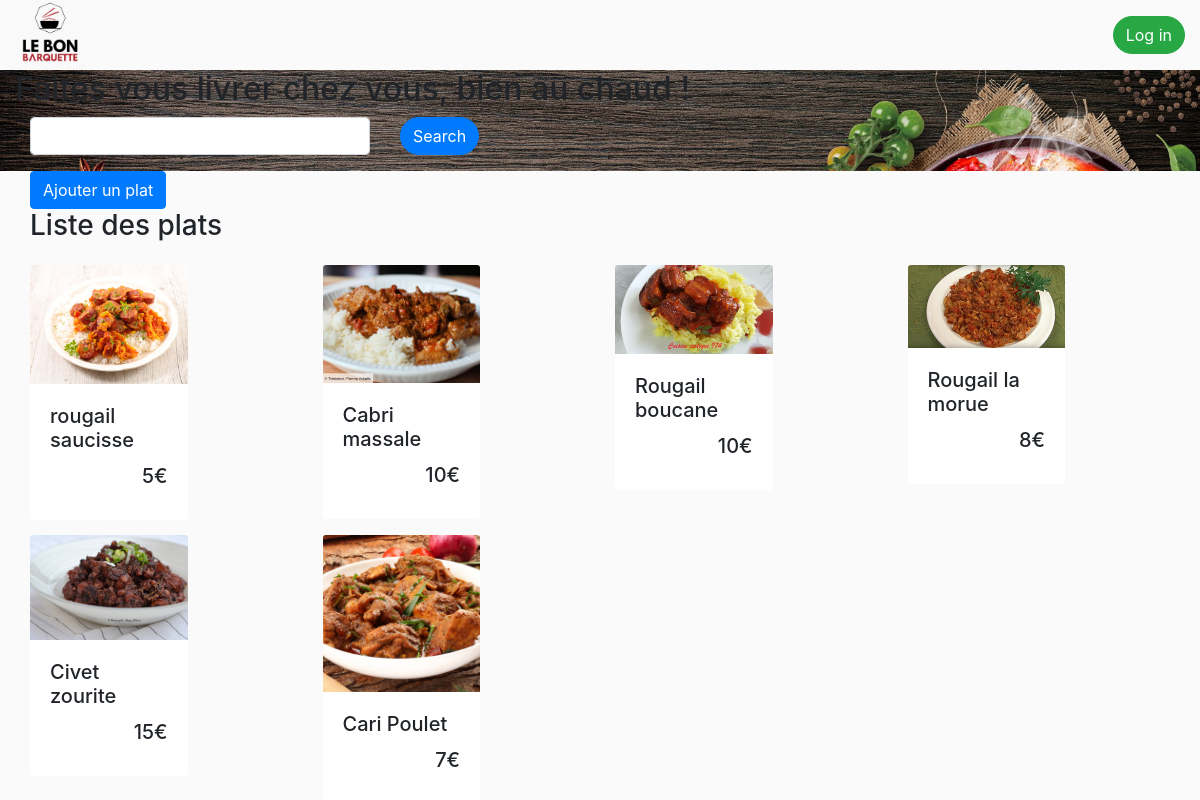
The page / on the database its author committed.
### tables this page shows
CREATE TABLE IF NOT EXISTS `plats` (
  `id` int(11) NOT NULL AUTO_INCREMENT,
  `nom` varchar(20) NOT NULL,
  `prix` varchar(10) NOT NULL,
  `description` varchar(250) NOT NULL,
  `image` varchar(250) DEFAULT NULL,
  PRIMARY KEY (`id`)
);

### Plat.php (called while the page is built, shortened)
<?php
class Plat
{
    private $nom;
    private $prix;
    private $image;
    public function getNom()
    {
        return $this->nom;
    }
    public function getPrix()
    {
        return $this->prix;
    }
    public function getImage()
    {
        return $this->image;
    }
}
?>

### index.php (the view, shortened to what this page needs)
<?php
include_once("connexion_bd.php");
include_once('Plat.php');
$requete = $db->query("SELECT * FROM plats");
$listePlats = $requete->fetchAll(PDO::FETCH_CLASS,"Plat");
?>
<!doctype html>
<html lang="en">
  <head>
    <link rel="stylesheet" href="https://cdn.jsdelivr.net/npm/bootstrap@4.5.3/dist/css/bootstrap.min.css">
    <link rel="stylesheet" type="text/css" href="css/index.css">
  </head>
  <body>
    <div class="container-fluid">
        <div class="row justify-content-between">
            <img id="logo" src="img/Logo_Le_Bon_Barquette.png" class="col-auto mr-auto">
            <div class="col-auto align-self-center">
                <button type="button" class="btn btn-success" style="border-radius: 40px;">Log in</button>
            </div>
        </div>
    </div>
    <div class="container-fluid header">
        <h2>Faites vous livrer chez vous, bien au chaud !</h2>
        <form class="row container">
            <div class="form-group col-4">
                <input type="text" class="form-control" id="inputNomPlat" name="inputNomPlat" required>
            </div>
            <div class="col-1">
                <button type="submit" class="btn btn-primary" style="border-radius: 40px;">Search</button>
            </div>
        </form>
    </div>
    <div class="container-fluid">
        <div class="container-fluid">
            <a class="btn btn-primary" href="ajouter_plat.php" role="button">Ajouter un plat</a>
        </div>
        <div class="container-fluid row justify-content-between">
            <div class="col">
                <h3>Liste des plats</h3>
            </div>
        </div>
        <div class="container-fluid ">
            <div class="plats-container row " id="plats-container">
                <?php
                foreach($listePlats as $plat)
                {
                    echo '
                    <div class="col-sm-4 col-md-3">
                        <div class="card carte-plat card-block border-0">
                            <img src="images_plats/'.$plat->getImage().'" class="card-img-top">
                            <div class="card-body">
                                <h5 class="card-title">'.$plat->getNom().'</h5>
                                <h5 class="card-title text-right">'.$plat->getPrix().'</h5>
                                <a href="page_plat.php?plat='.$plat->getId().'" class="stretched-link"></a>
                            </div>
                        </div>
                    </div>';
                }
                ?>
            </div>
        </div>
    </div>
  </body>
</html>

### css/index.css (style rules this page uses)
html { scroll-behavior: smooth; }
body { background-color: #fafafa; }
.header { background-image: url("../img/header-background.jpg"); background-position: center; background-repeat: no-repeat; background-size: cover; }
#logo { width: 8%; min-width: 100px; height: auto; }
.carte-plat { margin-top: 15px; max-width: 60%; }

### rows shown on the page
plats: image (picture), nom "rougail saucisse", prix "5€"
plats: image (picture), nom "Cabri massale", prix "10€"
plats: image (picture), nom "Rougail boucane", prix "10€"
plats: image (picture), nom "Rougail la morue", prix "8€"
plats: image (picture), nom "Civet zourite", prix "15€"
plats: image (picture), nom "Cari Poulet", prix "7€"
